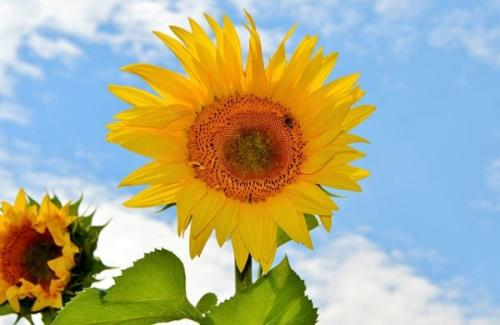
#> input picture images/cv_flower.jpg, 500 x 325 px
$ python cv_img_threshold2.py
#> lines starting #> are read from the running program, lines starting #| are printed output that depends on the picture; after the words box and inside, x2 and y2 are one past the last pixel; in counts of white or black regions, pixels touching at a corner belong together
#!/usr/bin/env python
# -*- coding: utf-8 -*-

"""
自适应阈值
前面看到简单阈值是一种全局性的阈值，只需要规定一个阈值值，整个图像都和这个阈值比较。
而自适应阈值可以看成一种局部性的阈值，通过规定一个区域大小，
比较这个点与区域大小里面像素点的平均值（或者其他特征）的大小关系确定这个像素点是属于黑或者白（如果是二值情况）。
使用的函数为：cv2.adaptiveThreshold（）
该函数需要填6个参数：
    第一个原始图像
    第二个像素值上限
    第三个自适应方法Adaptive Method:
        — cv2.ADAPTIVE_THRESH_MEAN_C ：领域内均值
        — cv2.ADAPTIVE_THRESH_GAUSSIAN_C ：领域内像素点加权和，权重为一个高斯窗口
    第四个值的赋值方法：只有cv2.THRESH_BINARY 和cv2.THRESH_BINARY_INV
    第五个Block size:规定领域大小（一个正方形的领域）
    第六个常数C，阈值等于均值或者加权值减去这个常数（为0相当于阈值 就是求得领域内均值或者加权值）
这种方法理论上得到的效果更好，相当于在动态自适应的调整属于自己像素点的阈值，而不是整幅图像都用一个阈值。
"""

import cv2
import matplotlib.pyplot as plt

# 直接读为灰度图像
img = cv2.imread('./images/cv_flower.jpg', 0)
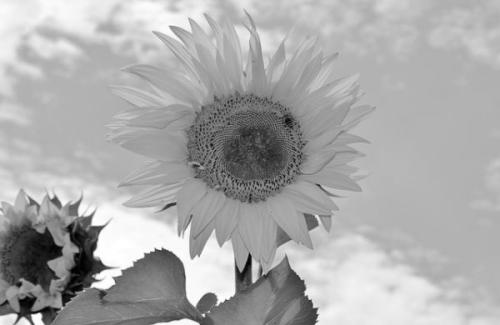
#> img: shape (325, 500); min 0, max 255, mean 170.7

ret, th1 = cv2.threshold(img, 127, 255, cv2.THRESH_BINARY)
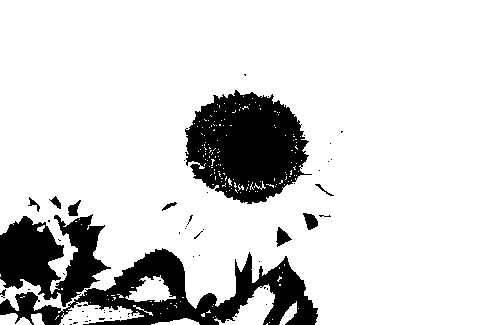
#> th1: shape (325, 500); 84.2% white; 61 black regions (50 under 20 px), largest, box (x1, y1, x2, y2) and area: (185, 90, 312, 204) 9807, (0, 248, 318, 325) 9139, (0, 214, 111, 307) 5858
th2 = cv2.adaptiveThreshold(img, 255, cv2.ADAPTIVE_THRESH_MEAN_C,
                            cv2.THRESH_BINARY, 11, 2)
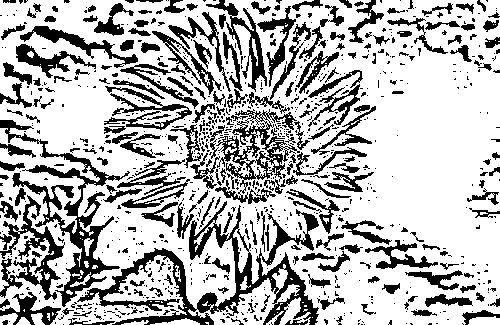
#> th2: shape (325, 500); 71.4% white; 907 black regions (686 under 20 px), largest, box (x1, y1, x2, y2) and area: (77, 201, 319, 325) 6456, (0, 120, 130, 307) 4145, (215, 109, 300, 204) 2389
th3 = cv2.adaptiveThreshold(img, 255, cv2.ADAPTIVE_THRESH_GAUSSIAN_C,
                            cv2.THRESH_BINARY, 11, 2)
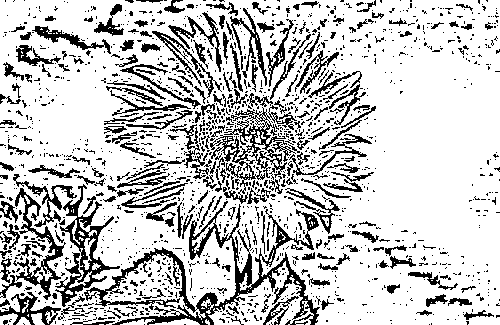
#> th3: shape (325, 500); 77.7% white; black in thin lines or dots
images = [img, th1, th2, th3]
plt.figure()
for i in range(4):
    plt.subplot(2, 2, i + 1), plt.imshow(images[i], 'gray')

# 保存图片
plt.savefig('images/cv_img_threshold2_result.jpg')
# 显示绘制后的图片
plt.show()
